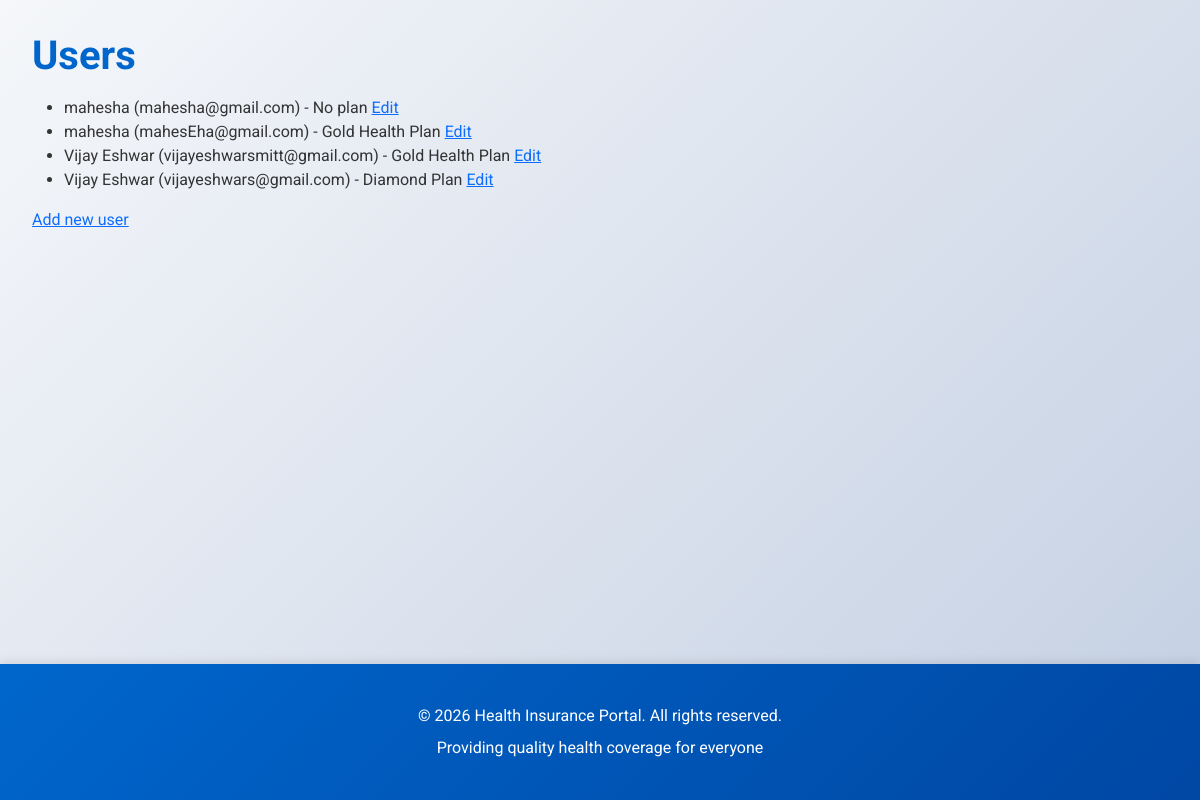
/profiles/, run on the app's committed database.
### insurance/models.py (models this page shows, shortened)
class UserProfile(models.Model):
    name = models.CharField(max_length=200)
    email = models.EmailField(unique=True)
    phone = models.CharField(max_length=20, blank=True)
    age = models.PositiveIntegerField()
    address = models.TextField(blank=True)
    selected_plan = models.ForeignKey(
        InsurancePlan, on_delete=models.SET_NULL, null=True, blank=True,
        related_name='subscribers'
    )
    created_at = models.DateTimeField(auto_now_add=True)
    updated_at = models.DateTimeField(auto_now=True)

class InsurancePlan(models.Model):
    PLAN_TYPE_CHOICES = [
        ('basic', 'Basic'),
        ('silver', 'Silver'),
        ('standard', 'Standard'),
        ('diamond', 'Diamond'),
        ('premium', 'Premium'),
    ]
    BILLING_FREQUENCY_CHOICES = [
        ('monthly', 'Monthly'),
        ('yearly', 'Yearly'),
    ]
    name = models.CharField(max_length=200)
    plan_type = models.CharField(max_length=20, choices=PLAN_TYPE_CHOICES)
    coverage_amount = models.DecimalField(max_digits=12, decimal_places=2)
    monthly_premium = models.DecimalField(max_digits=10, decimal_places=2)
    billing_frequency = models.CharField(max_length=20, choices=BILLING_FREQUENCY_CHOICES, default='monthly')
    description = models.TextField()
    features = models.TextField(help_text="Comma-separated list of features")
    is_active = models.BooleanField(default=True)
    created_at = models.DateTimeField(auto_now_add=True)
    class Meta:
        ordering = ['monthly_premium']

### insurance/views.py (the view)
# urls.py: path('profiles/', views.user_profile_list, name='user_profile_list'),
def user_profile_list(request):
    profiles = UserProfile.objects.select_related('selected_plan').all()
    return render(request, 'insurance/user_profile_list.html', {
        'profiles': profiles
    })

### insurance/templates/insurance/user_profile_list.html (shortened to what this page needs)
{% extends 'insurance/base.html' %}
{% block content %}
<h1>Users</h1>
<ul>
{% for p in profiles %}
    <li>{{ p.name }} ({{ p.email }}) - {% if p.selected_plan %}{{ p.selected_plan.name }}{% else %}No plan{% endif %} <a href="{% url 'insurance:user_profile_edit' p.pk %}">Edit</a></li>
{% empty %}
    <li>No users.</li>
{% endfor %}
</ul>
<a href="{% url 'insurance:user_profile_create' %}">Add new user</a>
{% endblock %}

### insurance/static/insurance/style.css (style rules this page uses)
:root { --primary: #0066cc; --secondary: #6c757d; --success: #28a745; --danger: #dc3545; --warning: #ffc107; --info: #17a2b8; --light: #f8f9fa; --dark: #343a40; --gradient: linear-gradient(135deg, #0066cc 0%, #0047a3 100%); --accent: #00d4ff; --silver: #c0c0c0; --diamond: #00d9ff; --gold: #ffd700; }
* { margin: 0; padding: 0; box-sizing: border-box; }
html, body { height: 100%; font-family: 'Roboto', sans-serif; }
body { background: linear-gradient(135deg, #f5f7fa 0%, #c3cfe2 100%); min-height: 100vh; display: flex; flex-direction: column; color: #333; }
h1, h2, h3 { font-weight: 700; color: var(--primary); margin-bottom: 1rem; }

### data on the page
UserProfile: name "mahesha", email "mahesha@gmail.com", shows "No plan"
UserProfile: name "mahesha", email "mahesEha@gmail.com", selected_plan.name "Gold Health Plan"
UserProfile: name "Vijay Eshwar", email "vijayeshwarsmitt@gmail.com", selected_plan.name "Gold Health Plan"
UserProfile: name "Vijay Eshwar", email "vijayeshwars@gmail.com", selected_plan.name "Diamond Plan"
